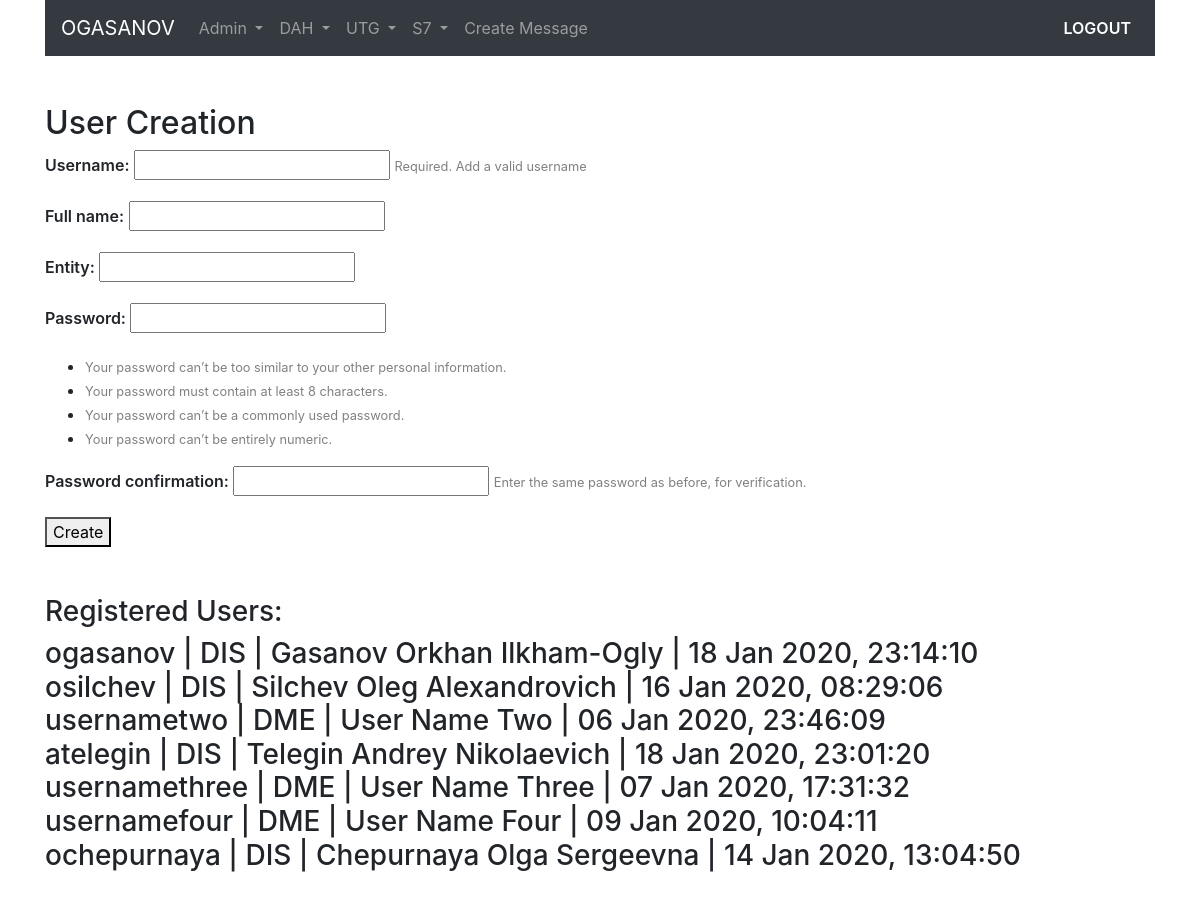
Page /usercreate/ (signed in) on the earlier database version.
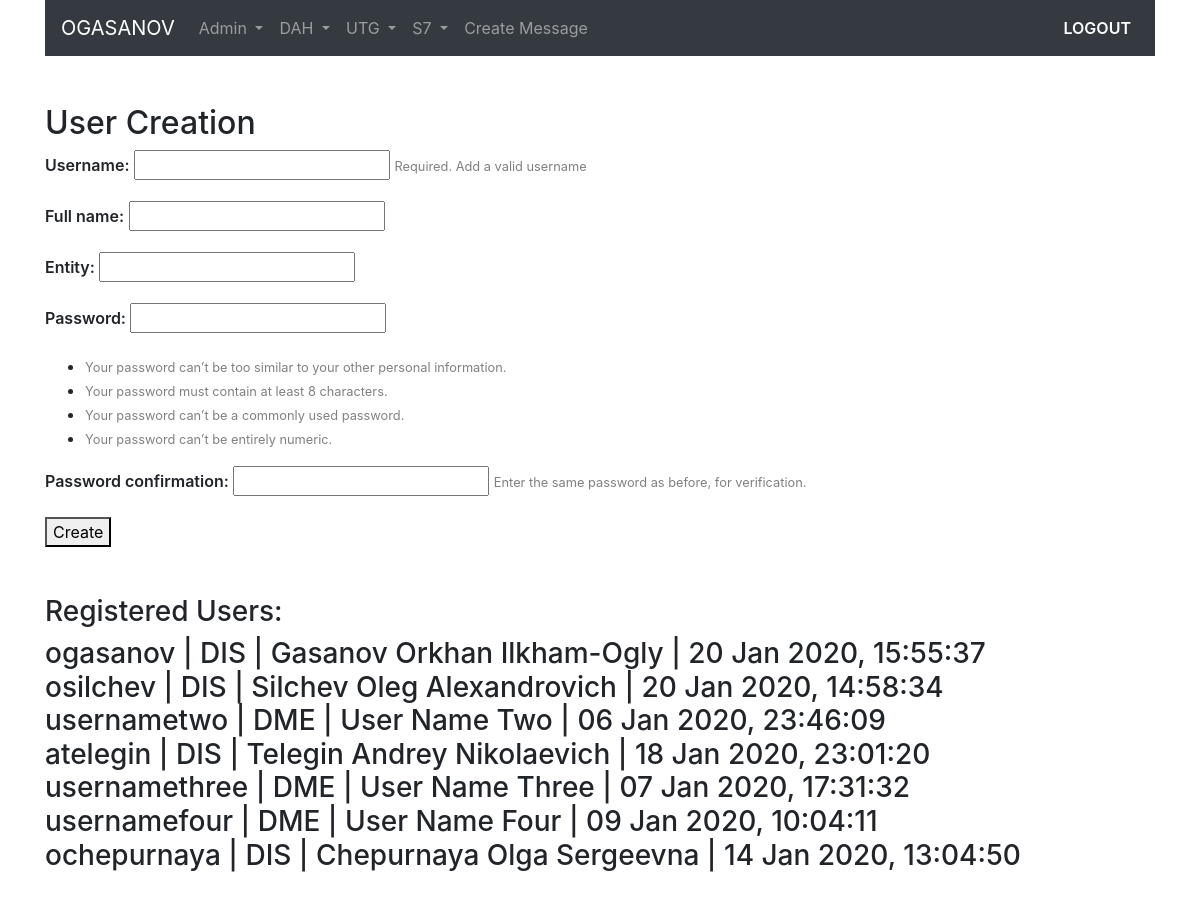
Same page on the later database version.
### user_model/models.py (models this page shows, shortened)
class UserModel(AbstractBaseUser):
    username = models.CharField(verbose_name='username', max_length=30, unique=True)
    fullname = models.CharField(verbose_name='full name', max_length=100)
    entity = models.CharField(verbose_name='entity', max_length=60)
    date_joined = models.DateTimeField(verbose_name='date joined', auto_now_add=True)
    last_login = models.DateTimeField(verbose_name='last login', auto_now=True)
    is_admin = models.BooleanField(default=False)
    is_active = models.BooleanField(default=True)
    is_staff = models.BooleanField(default=False)
    is_superuser = models.BooleanField(default=False)
    USERNAME_FIELD = 'username'
    REQUIRED_FIELDS = ['fullname', 'entity']
    objects = UserModelManager()
    class Meta:
        verbose_name = 'Create User'
        verbose_name_plural = 'Create Users'

### user_model/views.py (the view)
# urls.py: path('usercreate/', usercreation_view, name='usercreate'),
@login_required
def usercreation_view(request):
    context = {}
    users = UserModel.objects.all()
    if request.POST:
        form = UserModelCreationForm(request.POST)
        if form.is_valid():
            form.save()
            username = form.cleaned_data.get('username')
            raw_password = form.cleaned_data.get('password1')
            account = authenticate(username=username, password=raw_password)
            login(request, account)
            return redirect('homepage')
        else:
            context['usercreation_form'] = form
    else:  # GET request
        form = UserModelCreationForm()
        context['usercreation_form'] = form
        context['users'] = users
    return render(request, 'user_model/usercreationform.html', context)

### user_model/forms.py
class UserModelCreationForm(UserCreationForm):
    username = forms.CharField(max_length=30, help_text='Required. Add a valid username')
    class Meta:
        model = UserModel
        fields = ('username', 'fullname', 'entity', 'password1', 'password2')

### user_model/templates/user_model/usercreationform.html (shortened to what this page needs)
{% extends 'user_model/base.html' %}
{% block content %}
    {% if request.user.is_authenticated and request.user.is_admin %}
        <h2>User Creation</h2>
        <form method="post">
            {% for field in usercreation_form %}
            <p>
                {{ field.label_tag }}
                {{ field }}
                {% if field.help_text %}
                <small style="color: grey;">{{ field.help_text }}</small>
                {% endif %}
            </p>
            {% endfor %}
            <button type="submit">Create</button>
        </form>
    {% else %}
        <h2>access denied</h2>
    {% endif %}
    <br><br>
    <h3>Registered Users:</h3>
    <h3>
        {% for user in users %}
            {{ user.username }} | {{ user.entity }} | {{ user.fullname }} | {{ user.last_login|date:'d M Y, H:i:s' }}
            <br>
        {% endfor %}
    </h3>
    <br>
{% endblock %}

### user_model/templates/user_model/includes/navbar.html (shortened to what this page needs)
<nav class="navbar navbar-expand-md navbar-dark bg-dark sticky-top">
    {% if request.user.is_authenticated %}
        <a class="navbar-brand" href="{% url 'homepage' %}">{{ request.user.username|upper }}</a>
    {% else %}
        <a class="navbar-brand mx-auto" href="{% url 'homepage' %}">Рассылка сообщений по рейсам</a>
    {% endif %}
    {% if request.user.is_authenticated and request.user.is_admin %}
    <div class="collapse navbar-collapse" id="navbarSupportedContent">
        <ul class="navbar-nav mr-auto">
            {% include 'user_model/includes/nav_item_admin.html' %}
            {% include 'user_model/includes/nav_item_template.html' %}
        </ul>
        <ul class="navbar-nav ml-auto">
            {% include 'user_model/includes/nav_item_logout.html' %}
        </ul>
    </div>
    {% endif %}
</nav>

Differences in the rows shown:
changed UserModel "ogasanov": last_login "18 Jan 2020, 23:14:10" → "20 Jan 2020, 15:55:37"
changed UserModel "osilchev": last_login "16 Jan 2020, 08:29:06" → "20 Jan 2020, 14:58:34"
